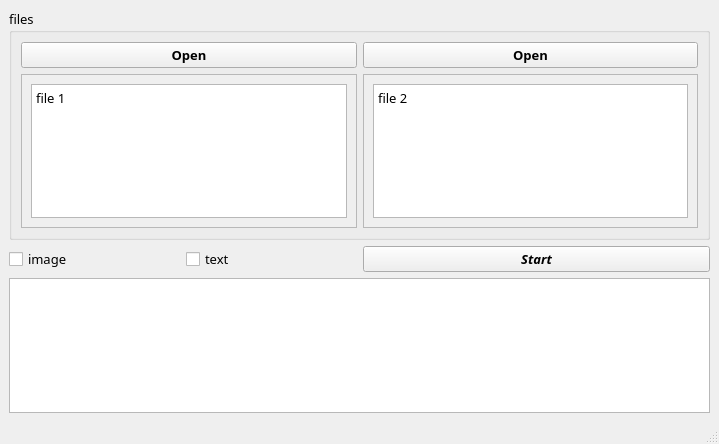
<?xml version="1.0" encoding="UTF-8"?>
<ui version="4.0">
 <class>MainWindow</class>
 <widget class="QMainWindow" name="MainWindow">
  <property name="geometry">
   <rect>
    <x>0</x>
    <y>0</y>
    <width>719</width>
    <height>444</height>
   </rect>
  </property>
  <property name="windowTitle">
   <string>유사도 분석기</string>
  </property>
  <widget class="QWidget" name="centralwidget">
   <layout class="QGridLayout" name="gridLayout_5">
    <item row="0" column="0" colspan="2">
     <widget class="QGroupBox" name="groupBox">
      <property name="font">
       <font>
        <family>맑은 고딕</family>
        <pointsize>10</pointsize>
       </font>
      </property>
      <property name="title">
       <string>files</string>
      </property>
      <layout class="QGridLayout" name="gridLayout_2">
       <item row="0" column="0">
        <layout class="QGridLayout" name="gridLayout">
         <item row="0" column="0">
          <layout class="QHBoxLayout" name="horizontalLayout">
           <item>
            <widget class="QPushButton" name="OpenBtn1">
             <property name="font">
              <font>
               <family>맑은 고딕</family>
               <pointsize>10</pointsize>
               <weight>75</weight>
               <bold>true</bold>
              </font>
             </property>
             <property name="text">
              <string>Open</string>
             </property>
            </widget>
           </item>
          </layout>
         </item>
         <item row="0" column="1">
          <layout class="QHBoxLayout" name="horizontalLayout_2">
           <item>
            <widget class="QPushButton" name="OpenBtn2">
             <property name="font">
              <font>
               <family>맑은 고딕</family>
               <pointsize>10</pointsize>
               <weight>75</weight>
               <bold>true</bold>
              </font>
             </property>
             <property name="text">
              <string>Open</string>
             </property>
            </widget>
           </item>
          </layout>
         </item>
         <item row="1" column="0">
          <widget class="QScrollArea" name="scrollArea">
           <property name="widgetResizable">
            <bool>true</bool>
           </property>
           <widget class="QWidget" name="scrollAreaWidgetContents">
            <property name="geometry">
             <rect>
              <x>0</x>
              <y>0</y>
              <width>330</width>
              <height>141</height>
             </rect>
            </property>
            <layout class="QGridLayout" name="gridLayout_3">
             <item row="0" column="0">
              <widget class="QTextEdit" name="Content1">
               <property name="font">
                <font>
                 <family>맑은 고딕</family>
                 <pointsize>10</pointsize>
                </font>
               </property>
               <property name="html">
                <string>&lt;!DOCTYPE HTML PUBLIC &quot;-//W3C//DTD HTML 4.0//EN&quot; &quot;http://www.w3.org/TR/REC-html40/strict.dtd&quot;&gt;
&lt;html&gt;&lt;head&gt;&lt;meta name=&quot;qrichtext&quot; content=&quot;1&quot; /&gt;&lt;style type=&quot;text/css&quot;&gt;
p, li { white-space: pre-wrap; }
&lt;/style&gt;&lt;/head&gt;&lt;body style=&quot; font-family:'맑은 고딕','맑은 고딕'; font-size:10pt; font-weight:400; font-style:normal;&quot;&gt;
&lt;p style=&quot; margin-top:0px; margin-bottom:0px; margin-left:0px; margin-right:0px; -qt-block-indent:0; text-indent:0px;&quot;&gt;&lt;span style=&quot; font-family:'Gulim';&quot;&gt;file 1&lt;/span&gt;&lt;/p&gt;
&lt;p style=&quot;-qt-paragraph-type:empty; margin-top:0px; margin-bottom:0px; margin-left:0px; margin-right:0px; -qt-block-indent:0; text-indent:0px; font-family:'Gulim';&quot;&gt;&lt;br /&gt;&lt;/p&gt;&lt;/body&gt;&lt;/html&gt;</string>
               </property>
              </widget>
             </item>
            </layout>
           </widget>
          </widget>
         </item>
         <item row="1" column="1">
          <widget class="QScrollArea" name="scrollArea_2">
           <property name="widgetResizable">
            <bool>true</bool>
           </property>
           <widget class="QWidget" name="scrollAreaWidgetContents_2">
            <property name="geometry">
             <rect>
              <x>0</x>
              <y>0</y>
              <width>330</width>
              <height>141</height>
             </rect>
            </property>
            <layout class="QGridLayout" name="gridLayout_4">
             <item row="0" column="0">
              <widget class="QTextEdit" name="Content2">
               <property name="font">
                <font>
                 <family>맑은 고딕</family>
                 <pointsize>10</pointsize>
                </font>
               </property>
               <property name="html">
                <string>&lt;!DOCTYPE HTML PUBLIC &quot;-//W3C//DTD HTML 4.0//EN&quot; &quot;http://www.w3.org/TR/REC-html40/strict.dtd&quot;&gt;
&lt;html&gt;&lt;head&gt;&lt;meta name=&quot;qrichtext&quot; content=&quot;1&quot; /&gt;&lt;style type=&quot;text/css&quot;&gt;
p, li { white-space: pre-wrap; }
&lt;/style&gt;&lt;/head&gt;&lt;body style=&quot; font-family:'맑은 고딕','맑은 고딕'; font-size:10pt; font-weight:400; font-style:normal;&quot;&gt;
&lt;p style=&quot; margin-top:0px; margin-bottom:0px; margin-left:0px; margin-right:0px; -qt-block-indent:0; text-indent:0px;&quot;&gt;&lt;span style=&quot; font-family:'Gulim';&quot;&gt;file 2&lt;/span&gt;&lt;/p&gt;&lt;/body&gt;&lt;/html&gt;</string>
               </property>
              </widget>
             </item>
            </layout>
           </widget>
          </widget>
         </item>
        </layout>
       </item>
      </layout>
     </widget>
    </item>
    <item row="2" column="0" colspan="2">
     <widget class="QTextEdit" name="result">
      <property name="font">
       <font>
        <family>맑은 고딕</family>
        <pointsize>10</pointsize>
        <weight>75</weight>
        <bold>true</bold>
       </font>
      </property>
      <property name="html">
       <string>&lt;!DOCTYPE HTML PUBLIC &quot;-//W3C//DTD HTML 4.0//EN&quot; &quot;http://www.w3.org/TR/REC-html40/strict.dtd&quot;&gt;
&lt;html&gt;&lt;head&gt;&lt;meta name=&quot;qrichtext&quot; content=&quot;1&quot; /&gt;&lt;style type=&quot;text/css&quot;&gt;
p, li { white-space: pre-wrap; }
&lt;/style&gt;&lt;/head&gt;&lt;body style=&quot; font-family:'맑은 고딕'; font-size:10pt; font-weight:600; font-style:normal;&quot;&gt;
&lt;p style=&quot;-qt-paragraph-type:empty; margin-top:0px; margin-bottom:0px; margin-left:0px; margin-right:0px; -qt-block-indent:0; text-indent:0px; font-family:'Gulim'; font-size:9pt; font-weight:400;&quot;&gt;&lt;br /&gt;&lt;/p&gt;&lt;/body&gt;&lt;/html&gt;</string>
      </property>
     </widget>
    </item>
    <item row="1" column="1">
     <widget class="QPushButton" name="StartBtn">
      <property name="font">
       <font>
        <family>Bahnschrift</family>
        <pointsize>10</pointsize>
        <weight>75</weight>
        <italic>true</italic>
        <bold>true</bold>
       </font>
      </property>
      <property name="text">
       <string>Start</string>
      </property>
     </widget>
    </item>
    <item row="1" column="0">
     <layout class="QHBoxLayout" name="horizontalLayout_3">
      <item>
       <widget class="QCheckBox" name="image">
        <property name="font">
         <font>
          <family>맑은 고딕</family>
          <pointsize>10</pointsize>
         </font>
        </property>
        <property name="text">
         <string>image</string>
        </property>
       </widget>
      </item>
      <item>
       <widget class="QCheckBox" name="text">
        <property name="font">
         <font>
          <family>맑은 고딕</family>
          <pointsize>10</pointsize>
         </font>
        </property>
        <property name="text">
         <string>text</string>
        </property>
       </widget>
      </item>
     </layout>
    </item>
   </layout>
  </widget>
  <widget class="QStatusBar" name="statusbar"/>
 </widget>
 <resources/>
 <connections/>
</ui>
